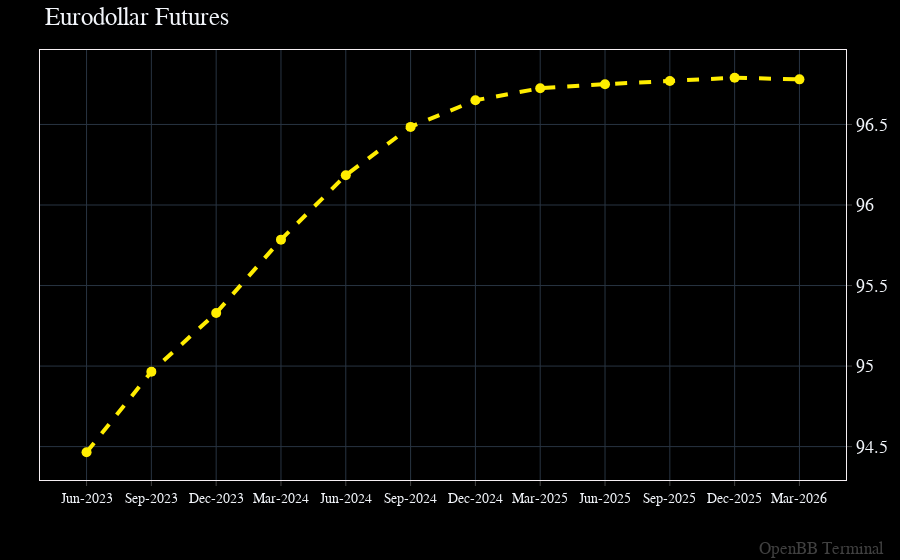

Notebook source saved alongside this figure:
### Code cell
openbb.futures.curve_chart('GE')

### Figure 1 — Plotly figure (JSON) as saved in the notebook; plotly's stock layout.template omitted (floating-point values rounded to 4 significant figures)
{"data": [{"hovertemplate": "%{y}<extra></extra>", "line": {"dash": "dash", "width": 4}, "marker": {"size": 10}, "mode": "lines+markers", "name": "Eurodollar Futures", "type": "scatter", "x": ["Jun-2023", "Sep-2023", "Dec-2023", "Mar-2024", "Jun-2024", "Sep-2024", "Dec-2024", "Mar-2025", "Jun-2025", "Sep-2025", "Dec-2025", "Mar-2026"], "y": [94.46, 94.96, 95.33, 95.79, 96.18, 96.49, 96.65, 96.72, 96.75, 96.77, 96.79, 96.78]}], "layout": {"annotations": [{"font": {"color": "gray", "size": 17}, "opacity": 0.5, "text": "OpenBB Terminal", "x": 1, "xanchor": "right", "xref": "paper", "xshift": 40, "y": 0, "yanchor": "bottom", "yref": "paper", "yshift": -80}], "bargap": 0, "bargroupgap": 0, "barmode": "overlay", "hoverdistance": 2, "legend": {"groupclick": "toggleitem", "orientation": "v", "tracegroupgap": 133.3}, "margin": {"b": 80, "l": 40, "r": 50, "t": 50}, "modebar": {"activecolor": "#d1030d", "bgcolor": "#2A2A2A", "color": "#FFFFFF", "orientation": "v"}, "newshape": {"line": {"color": "gold"}}, "spikedistance": 2, "title": {"text": "Eurodollar Futures"}}}
